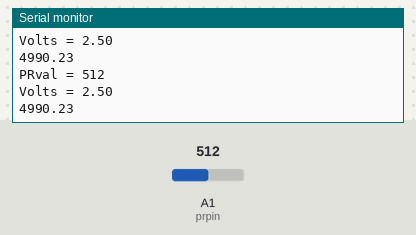
Bench run of a sketch on a simulated Arduino Uno, built with avr-gcc and run on an emulated ATmega328P. On the bench: the last lines printed to the serial monitor. The test bench sets the inputs (shaded band); at power-on: A1 (prpin) = 512.

Above: at 1.3 s.
1.4 s: A1 (prpin) set to 0
At 1.83 s:
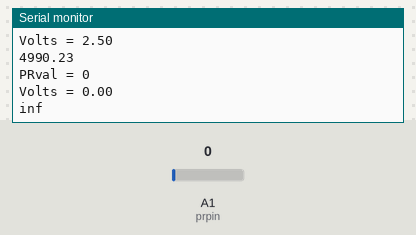
3.5 s: A1 (prpin) set to 122
At 3.83 s:
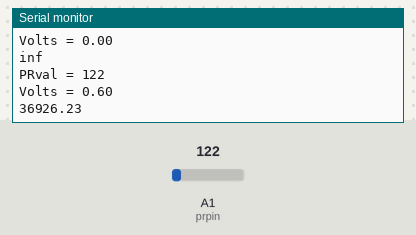
Timing chart, 0 to 6.5 s (numbered marks = the images above; inputs shaded):
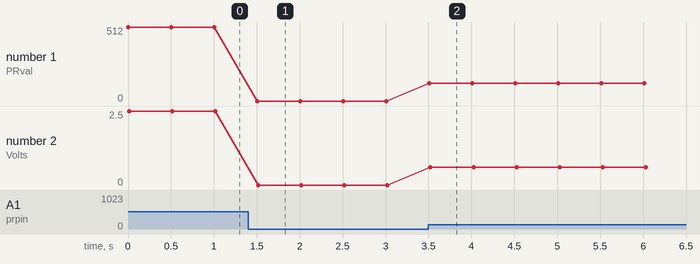

Measured:
- after the input at 1.4 s, the serial monitor: prints a new line after 0.10 s (image 1)
- after the input at 3.5 s, the serial monitor: prints a new line at once (image 2)
- plotted number 1: 512 → 0 after the input at 1.4 s, 0 → 122 after the input at 3.5 s
- plotted number 2: 2.5 → 0 after the input at 1.4 s, 0 → 0.6 after the input at 3.5 s

The sketch:

feb16.ino
```cpp
int prpin = A1;
int PRval;
float volts;
float resistance;
void setup() {
  // put your setup code here, to run once:
  pinMode(prpin, INPUT);
  Serial.begin(9600);
}

void loop() {
  // put your main code here, to run repeatedly:
  PRval = analogRead(prpin);
  Serial.print("PRval = ");
  Serial.println(PRval);
  Serial.println();
  volts = (PRval * (5./1023.));
  resistance = 5000. * ((5./volts)-1);
  Serial.print("Volts = ");
  Serial.println(volts);
  Serial.println();
  Serial.println(resistance);
  delay(500);

    //delay(3000);
}
```
